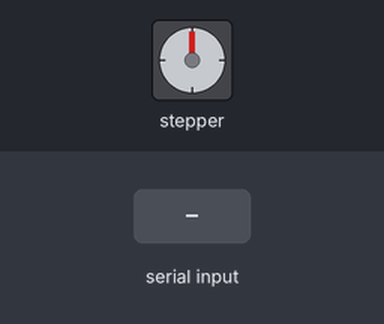
Bench run of a sketch on a simulated Arduino Uno, built with avr-gcc and run on an emulated ATmega328P. Parts: stepper motor. Wiring (inferred from the names in the program): stepper motor driver (200 steps per turn assumed): step pin 2; direction pin 5. Inputs (shaded band) come from the test bench.

Above: at 1.2 s.
1.3 s: "90,45\n" received over Serial
At 2.21 s:
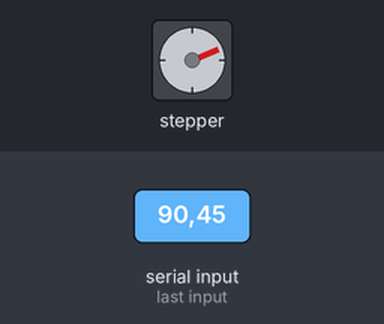
4.3 s: "30,150\n" received over Serial
At 4.58 s:
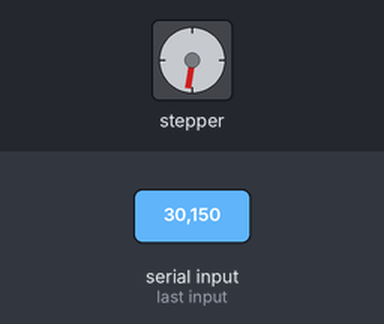
7.3 s: "90\n" received over Serial
At 7.63 s:
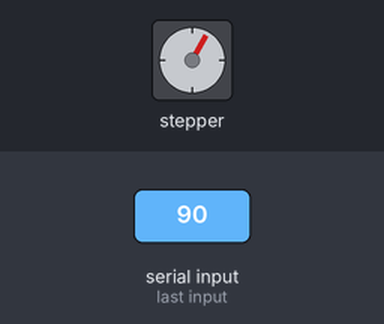
10.3 s: "5\n" received over Serial
Timing chart, 0 to 14.3 s (numbered marks = the images above; inputs shaded):
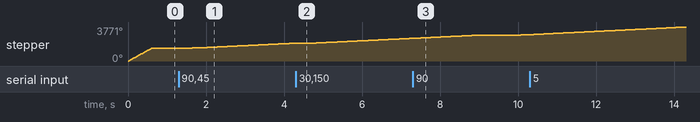

The sketch:

motor_test_run_pi.ino
```cpp
#include <Stepper.h>

//Initialize the stepper library on pins 2 and 5

// Stepper Motor X
const int stepPin = 2; //X.STEP
const int dirPin = 5; // X.DIR
const int stepsPerRevolution = 200;
int rpm = 400; // max = 480
byte direction = 1; // 0 for cw and 1 for ACW

long steptime = 300000/rpm; // rpm = a/360 * 1/steptime * 60
int steptime_ms = 0;

void setup() {
// Sets the two pins as Outputs
pinMode(stepPin,OUTPUT);
pinMode(dirPin,OUTPUT);

digitalWrite(dirPin,direction); // Enables the motor to move in a particular direction

Serial.begin(9600);
}


void loop() {
// Makes 200 pulses for making one full cycle rotation

if (Serial.available() > 0) {
  rpm = Serial.read() - '0';
  steptime = 300000/rpm;
  delayMicroseconds(1000);
}
if (rpm!=0){
  for(int x = 0; x < 800; x++) {
    if (Serial.available() > 0) {
      rpm = Serial.read() - '0';
      steptime = 300000/rpm;
      delayMicroseconds(1000);
    }
    digitalWrite(stepPin,HIGH);
    delayMicroseconds(20);
    digitalWrite(stepPin,LOW);
    delayMicroseconds(20);

    if ((steptime-40)<=10000){
      delayMicroseconds(steptime - 40);
    }else {
      steptime_ms = steptime/1000;
      delay(steptime_ms);
    }
  }
}
delay(1000); // One second delay
//Serial.println(rpm);

}
```
